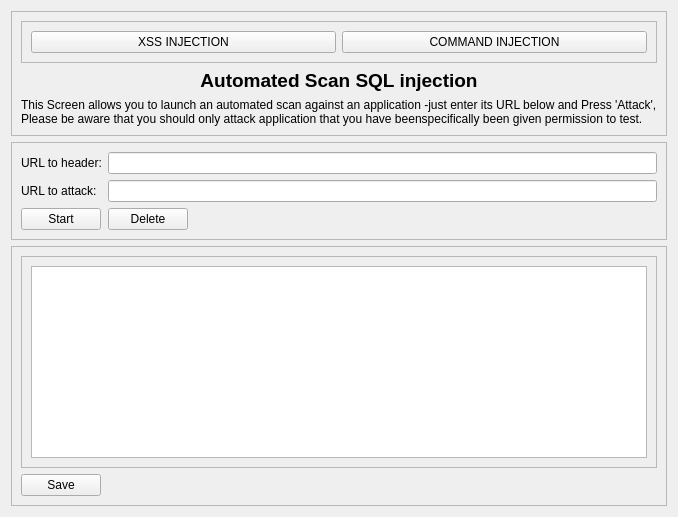
            <widget class="QWidget" name="sql_injection">
             <layout class="QVBoxLayout" name="verticalLayout_9">
              <item>
               <widget class="QFrame" name="frame_19">
                <property name="sizePolicy">
                 <sizepolicy hsizetype="Fixed" vsizetype="Preferred">
                  <horstretch>0</horstretch>
                  <verstretch>0</verstretch>
                 </sizepolicy>
                </property>
                <property name="frameShape">
                 <enum>QFrame::StyledPanel</enum>
                </property>
                <property name="frameShadow">
                 <enum>QFrame::Raised</enum>
                </property>
                <layout class="QGridLayout" name="gridLayout_6">
                 <item row="3" column="0" alignment="Qt::AlignTop">
                  <widget class="QLabel" name="label_20">
                   <property name="text">
                    <string>This Screen allows you to launch an automated scan against an application -just enter its URL below and Press 'Attack',
Please be aware that you should only attack application that you have beenspecifically been given permission to test.</string>
                   </property>
                  </widget>
                 </item>
                 <item row="0" column="0">
                  <widget class="QFrame" name="frame_2">
                   <property name="frameShape">
                    <enum>QFrame::StyledPanel</enum>
                   </property>
                   <property name="frameShadow">
                    <enum>QFrame::Raised</enum>
                   </property>
                   <layout class="QHBoxLayout" name="horizontalLayout_11">
                    <item>
                     <widget class="QPushButton" name="pushButton">
                      <property name="text">
                       <string>XSS INJECTION</string>
                      </property>
                     </widget>
                    </item>
                    <item>
                     <widget class="QPushButton" name="pushButton_6">
                      <property name="text">
                       <string>COMMAND INJECTION</string>
                      </property>
                     </widget>
                    </item>
                   </layout>
                  </widget>
                 </item>
                 <item row="2" column="0" alignment="Qt::AlignTop">
                  <widget class="QLabel" name="label_16">
                   <property name="font">
                    <font>
                     <pointsize>14</pointsize>
                     <weight>75</weight>
                     <bold>true</bold>
                    </font>
                   </property>
                   <property name="text">
                    <string>&lt;html&gt;&lt;head/&gt;&lt;body&gt;&lt;p align=&quot;center&quot;&gt;Automated Scan SQL injection&lt;/p&gt;&lt;/body&gt;&lt;/html&gt;</string>
                   </property>
                  </widget>
                 </item>
                </layout>
               </widget>
              </item>
              <item>
               <widget class="QFrame" name="frame_20">
                <property name="frameShape">
                 <enum>QFrame::StyledPanel</enum>
                </property>
                <property name="frameShadow">
                 <enum>QFrame::Raised</enum>
                </property>
                <layout class="QGridLayout" name="gridLayout_7">
                 <item row="1" column="1">
                  <widget class="QLineEdit" name="lineEdit_3"/>
                 </item>
                 <item row="0" column="0">
                  <widget class="QLabel" name="label_21">
                   <property name="text">
                    <string>URL to header:</string>
                   </property>
                  </widget>
                 </item>
                 <item row="0" column="1">
                  <widget class="QLineEdit" name="lineEdit_4"/>
                 </item>
                 <item row="2" column="0" alignment="Qt::AlignLeft">
                  <widget class="QPushButton" name="pushButton_20">
                   <property name="text">
                    <string>Start</string>
                   </property>
                   <property name="icon">
                    <iconset resource="feathers.qrc">
                     <normaloff>:/feather/feather/zap.svg</normaloff>:/feather/feather/zap.svg</iconset>
                   </property>
                   <property name="iconSize">
                    <size>
                     <width>32</width>
                     <height>32</height>
                    </size>
                   </property>
                  </widget>
                 </item>
                 <item row="1" column="0">
                  <widget class="QLabel" name="label_22">
                   <property name="text">
                    <string>URL to attack:</string>
                   </property>
                  </widget>
                 </item>
                 <item row="2" column="1" alignment="Qt::AlignLeft">
                  <widget class="QPushButton" name="pushButton_21">
                   <property name="text">
                    <string>Delete</string>
                   </property>
                   <property name="icon">
                    <iconset resource="feathers.qrc">
                     <normaloff>:/feather/feather/delete.svg</normaloff>:/feather/feather/delete.svg</iconset>
                   </property>
                   <property name="iconSize">
                    <size>
                     <width>32</width>
                     <height>32</height>
                    </size>
                   </property>
                  </widget>
                 </item>
                </layout>
               </widget>
              </item>
              <item>
               <widget class="QFrame" name="frame_21">
                <property name="frameShape">
                 <enum>QFrame::StyledPanel</enum>
                </property>
                <property name="frameShadow">
                 <enum>QFrame::Raised</enum>
                </property>
                <layout class="QVBoxLayout" name="verticalLayout_7">
                 <item>
                  <widget class="QScrollArea" name="scrollArea_2">
                   <property name="widgetResizable">
                    <bool>true</bool>
                   </property>
                   <widget class="QWidget" name="scrollAreaWidgetContents_2">
                    <property name="geometry">
                     <rect>
                      <x>0</x>
                      <y>0</y>
                      <width>568</width>
                      <height>185</height>
                     </rect>
                    </property>
                    <layout class="QVBoxLayout" name="verticalLayout_8">
                     <item>
                      <widget class="QListView" name="listView_2"/>
                     </item>
                    </layout>
                   </widget>
                  </widget>
                 </item>
                 <item alignment="Qt::AlignLeft">
                  <widget class="QPushButton" name="pushButton_24">
                   <property name="text">
                    <string>Save</string>
                   </property>
                   <property name="icon">
                    <iconset resource="feathers.qrc">
                     <normaloff>:/feather/feather/save.svg</normaloff>:/feather/feather/save.svg</iconset>
                   </property>
                   <property name="iconSize">
                    <size>
                     <width>32</width>
                     <height>32</height>
                    </size>
                   </property>
                  </widget>
                 </item>
                </layout>
               </widget>
              </item>
             </layout>
            </widget>
